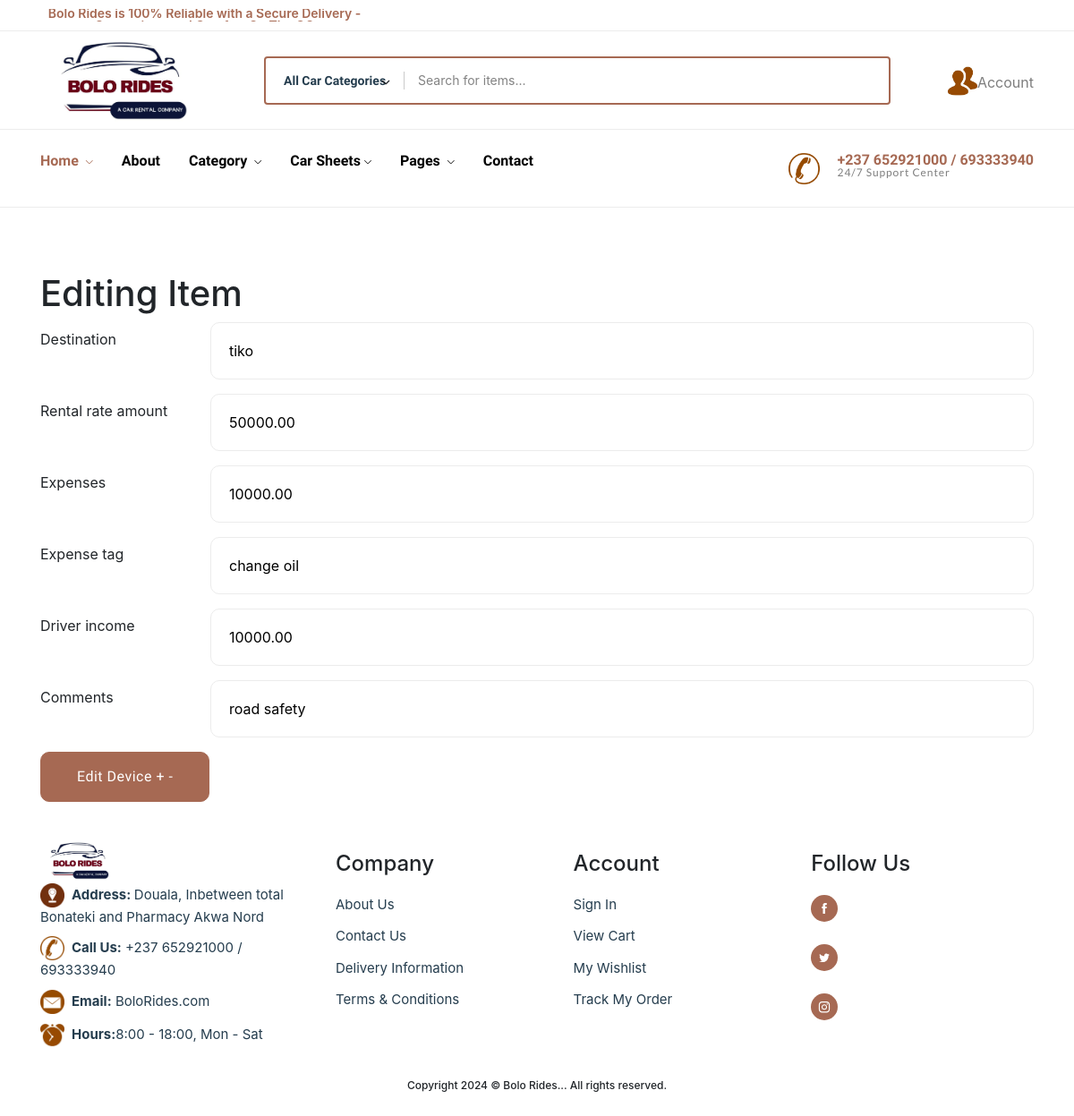
The page /edit_elvissection/1/ on the database its author committed.
### core/models.py (models this page shows, shortened)
class CarsType(models.Model):
  date_time = models.DateTimeField(default=timezone.now)
  destination = models.CharField(max_length=100, blank=False)
  rental_rate_amount = models.DecimalField(blank=True, null=True, max_digits=10,  decimal_places=2, default=0.00)
  expenses = models.DecimalField(blank=True, null=True, max_digits=10,  decimal_places=2, default=0.00)
  expense_tag = models.CharField(max_length=100, blank=False)
  management_fee_accruals = models.DecimalField(blank=True, null=True, max_digits=10,  decimal_places=2, default=0.00)
  driver_income = models.DecimalField(blank=True, null=True, max_digits=10,  decimal_places=2, default=0.00)
  net_income = models.DecimalField(blank=True, null=True, max_digits=10,  decimal_places=2, default=0.00)
  transaction = models.DecimalField(blank=True, null=True, max_digits=10,  decimal_places=2, default=0.00)
  comments = models.CharField(max_length=100, blank=False, default="leave message")
  class Meta:
    abstract = True
    verbose_name = "Cars Type"
    verbose_name_plural = "Cars Types"

class ElvisSection(CarsType):
  history = HistoricalRecords()
  class Meta:
    verbose_name = "Elvis Section"
    verbose_name_plural = "Elvis Sections"

### core/views.py (the view)
# urls.py: path("edit_elvissection/<int:pk>/", views.edit_elvissection, name="edit_elvissection"),
def edit_elvissection(request, pk):
  return edit_rentedcars(request, pk, ElvisSection, ElvisSectionForm)

### core/forms.py
class ElvisSectionForm(forms.ModelForm):
  class Meta:
    model = ElvisSection
    fields = ('destination', 'rental_rate_amount', 'expenses', 'expense_tag', 'driver_income', 'comments')

### core/context_processor.py (called while the page is built)
def default(request):
  categories = Category.objects.all()
  return {
    'categories': categories,
  }

### core/views.py (called while the page is built)
def edit_rentedcars(request, pk, model, cls):
  item = get_object_or_404(model, pk=pk)
  if request.method == "POST":
    item.save()
    form = cls(request.POST, instance=item)
    if form.is_valid():
      form.save()
      return render(request, "core/index.html" )
  else:
    form = cls(instance=item)
    return render(request, "core/edit_item.html", {'form': form} )

### templates/core/edit_item.html (shortened to what this page needs)
{% extends 'partials/base.html' %}
{% load static %}
{% block content %}
  <main>
    <div class="container">
      <br>
      <br>
      <form method="POST">
        <br>
        <h1> Editing Item </h1>
        {% for field in form %}
        <div class="form-group row">
          <label for="id_{{ field.name }}" class="col-2 col-form-label"> {{field.label}} </label>
          <div class="col-10">
            {{ field }}
          </div>
        </div>
        {% endfor %}
        <button type="submit" class="btn btn-primary" name="button"> Edit Device + - </button>
      </form>
    </div>
  </main>
{% endblock %}

### rows shown on the page
ElvisSection: form "tiko" "50000.00" "10000.00" "change oil" "10000.00" "road safety"

### other values the page prints
{{ field.label }} "Destination" "Rental rate amount" "Expenses" "Expense tag" "Driver income" "Comments"
